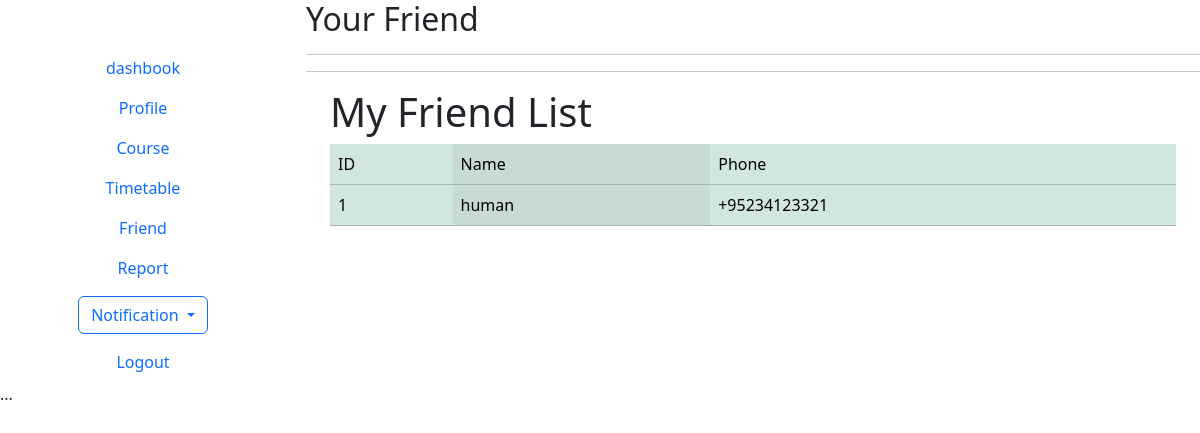
Page /teacher/friend/ on the committed database.
### principle/models.py (models this page shows)
class teacherProfileModel(models.Model):
    id=models.AutoField(primary_key=True)
    phone=PhoneNumberField()
    image=models.ImageField(default=None)
    auth=models.OneToOneField(User,on_delete=models.CASCADE ,default=None)
    userStatus=models.IntegerField(default=None)

### principle/views.py (the view)
# urls.py: path('friend/',t_friend),
def t_friend(request):
    friend=teacherProfileModel.objects.filter(userStatus=2)
    return render(request, 't_friend.html',{'friend':friend})

### principle/templates/t_friend.html (shortened to what this page needs)
{% extends "t_base.html" %}
{% block body %}
<h2>Your Friend</h2><hr><hr>
<div class="bg-gray-100 font-sans container" >
    <div class="container mx-auto my-10 p-8 bg-white shadow-md">
        <h1 class="text-3xl font-bold mb-8">My Friend List</h1>
        <table class="table table-success table-striped-columns">
            <thead>
            <tr>
                <td>ID</td>
                <td>Name</td>
                <td>Phone</td>
            </tr>
            {% for i in friend %}
            <tr>
                <td>{{i.id}}</td>
                <td>{{i.auth.username}}</td>
                <td>{{i.phone}}</td>
            </tr>
            {% endfor %}
        </thead>
          </table>
</div>
</div>
{% endblock %}

### rows in the picture
teacherProfileModel: id "1", auth.username "human", phone "+95234123321"
